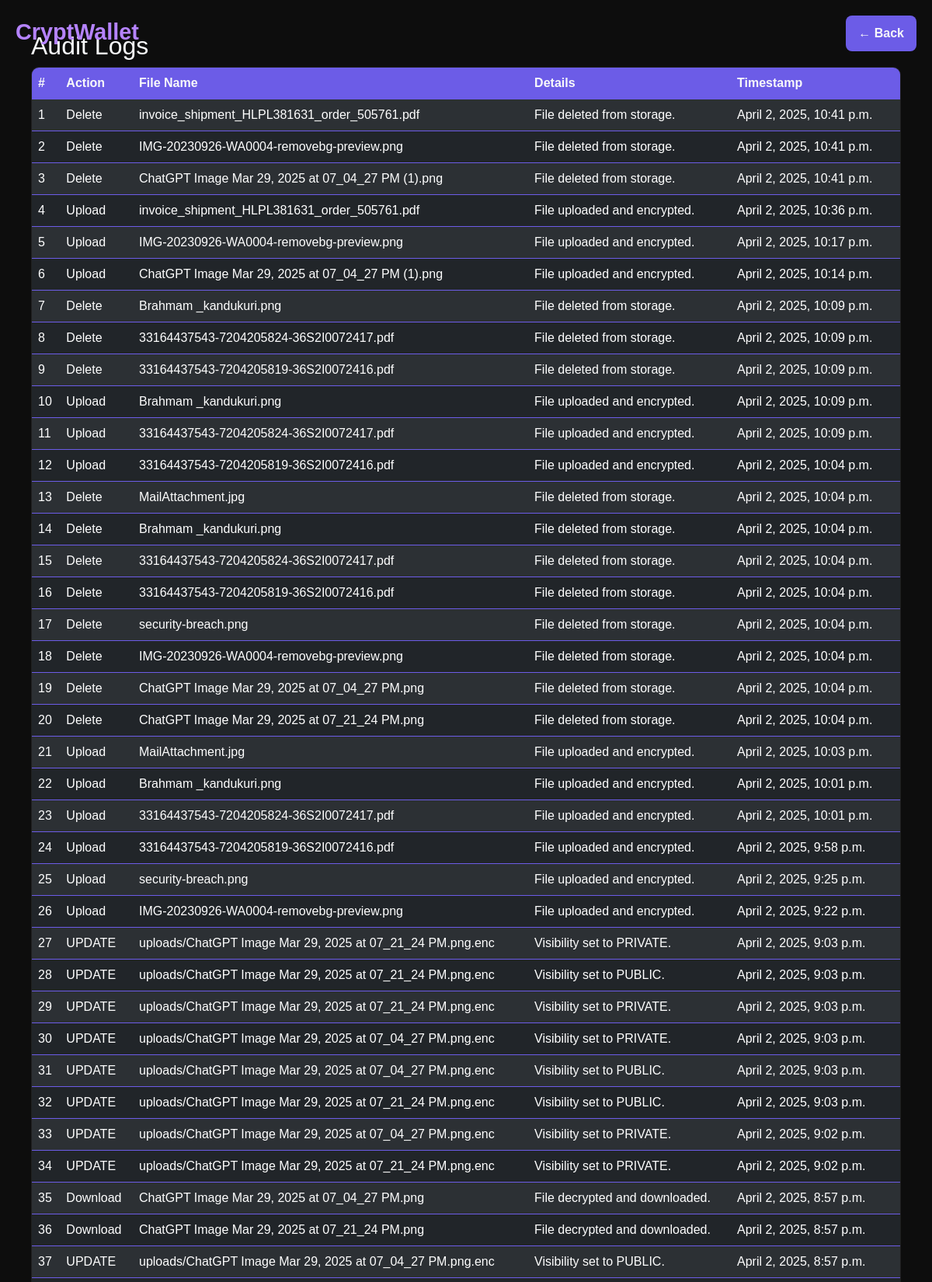
Page /audit-logs/ (signed in, upper part) on the committed database.
### vault/models.py (models this page shows, shortened)
class AuditLog(models.Model):
    ACTIONS = [
        ('UPLOAD', 'Upload'),
        ('DOWNLOAD', 'Download'),
        ('DELETE', 'Delete'),
        ('LOGIN', 'Login'),
        ('LOGOUT', 'Logout'),
    ]
    user = models.ForeignKey(User, on_delete=models.CASCADE, related_name="audit_logs")
    action = models.CharField(max_length=10, choices=ACTIONS)
    file_name = models.CharField(max_length=255)
    timestamp = models.DateTimeField(default=now)
    details = models.TextField(blank=True, null=True)

### vault/views.py (the view)
# urls.py: path('audit-logs/', audit_logs, name='audit_logs'),
@login_required
def audit_logs(request):
    logs = AuditLog.objects.filter(user=request.user).order_by('-timestamp')
    return render(request, 'vault/audit_logs.html', {'logs': logs})

### vault/templates/vault/audit_logs.html (shortened to what this page needs)
<!DOCTYPE html>
<html lang="en">
<head>
    <link href="https://cdn.jsdelivr.net/npm/bootstrap@5.3.0-alpha3/dist/css/bootstrap.min.css" rel="stylesheet">
</head>
<body>
    <div class="logo-title">CryptWallet</div>
    <div class="back-button">
        <a href="{% url 'index' %}" class="btn btn-cyber">&larr; Back</a>
    </div>
    <div class="container">
        <h2>Audit Logs</h2>
        <table class="table table-dark table-striped">
            <thead>
                <tr>
                    <th>#</th>
                    <th>Action</th>
                    <th>File Name</th>
                    <th>Details</th>
                    <th>Timestamp</th>
                </tr>
            </thead>
            <tbody>
                {% for log in logs %}
                    <tr>
                        <td>{{ forloop.counter }}</td>
                        <td>{{ log.get_action_display }}</td>
                        <td>{{ log.file_name }}</td>
                        <td>{{ log.details }}</td>
                        <td>{{ log.timestamp }}</td>
                    </tr>
                {% empty %}
                    <tr>
                        <td colspan="5" class="text-center">No logs available.</td>
                    </tr>
                {% endfor %}
            </tbody>
        </table>
    </div>
</body>
</html>

### vault/templates/vault/audit_logs.html (style rules this page uses)
body { font-family: 'Orbitron', sans-serif; background-color: #0d0d0d; color: #f8f9fa; display: flex; justify-content: center; align-items: center; margin: 0; padding: 20px; transition: background 0.3s ease; }
.container { max-width: 1200px; padding: 20px; animation: fadeIn 2s ease-in-out; }
.logo-title { position: absolute; top: 20px; left: 20px; font-size: 1.8rem; font-weight: bold; color: #b583ff; }
.table { border-radius: 10px; overflow: hidden; background: #1f1f1f; color: #f8f9fa; border: 1px solid #6c5ce7; }
.table thead th { background: #6c5ce7; color: #f8f9fa; }
.btn-cyber { border-radius: 8px; font-weight: bold; padding: 10px 15px; background-color: #6c5ce7; color: #f8f9fa; transition: all 0.2s; }
.back-button { position: absolute; top: 20px; right: 20px; }

### rows in the picture
AuditLog: action "Delete", file_name "invoice_shipment_HLPL381631_order_505761.pdf", details "File deleted from storage.", timestamp "April 2, 2025, 10:41 p.m."
AuditLog: action "Delete", file_name "IMG-20230926-WA0004-removebg-preview.png", details "File deleted from storage.", timestamp "April 2, 2025, 10:41 p.m."
AuditLog: action "Delete", file_name "ChatGPT Image Mar 29, 2025 at 07_04_27 PM (1).png", details "File deleted from storage.", timestamp "April 2, 2025, 10:41 p.m."
AuditLog: action "Upload", file_name "invoice_shipment_HLPL381631_order_505761.pdf", details "File uploaded and encrypted.", timestamp "April 2, 2025, 10:36 p.m."
AuditLog: action "Upload", file_name "IMG-20230926-WA0004-removebg-preview.png", details "File uploaded and encrypted.", timestamp "April 2, 2025, 10:17 p.m."
AuditLog: action "Upload", file_name "ChatGPT Image Mar 29, 2025 at 07_04_27 PM (1).png", details "File uploaded and encrypted.", timestamp "April 2, 2025, 10:14 p.m."
AuditLog: action "Delete", file_name "Brahmam _kandukuri.png", details "File deleted from storage.", timestamp "April 2, 2025, 10:09 p.m."
AuditLog: action "Delete", file_name "33164437543-7204205824-36S2I0072417.pdf", details "File deleted from storage.", timestamp "April 2, 2025, 10:09 p.m."
AuditLog: action "Delete", file_name "33164437543-7204205819-36S2I0072416.pdf", details "File deleted from storage.", timestamp "April 2, 2025, 10:09 p.m."
AuditLog: action "Upload", file_name "Brahmam _kandukuri.png", details "File uploaded and encrypted.", timestamp "April 2, 2025, 10:09 p.m."
AuditLog: action "Upload", file_name "33164437543-7204205824-36S2I0072417.pdf", details "File uploaded and encrypted.", timestamp "April 2, 2025, 10:09 p.m."
AuditLog: action "Upload", file_name "33164437543-7204205819-36S2I0072416.pdf", details "File uploaded and encrypted.", timestamp "April 2, 2025, 10:04 p.m."
AuditLog: action "Delete", file_name "MailAttachment.jpg", details "File deleted from storage.", timestamp "April 2, 2025, 10:04 p.m."
AuditLog: action "Delete", file_name "Brahmam _kandukuri.png", details "File deleted from storage.", timestamp "April 2, 2025, 10:04 p.m."
AuditLog: action "Delete", file_name "33164437543-7204205824-36S2I0072417.pdf", details "File deleted from storage.", timestamp "April 2, 2025, 10:04 p.m."
AuditLog: action "Delete", file_name "33164437543-7204205819-36S2I0072416.pdf", details "File deleted from storage.", timestamp "April 2, 2025, 10:04 p.m."
AuditLog: action "Delete", file_name "security-breach.png", details "File deleted from storage.", timestamp "April 2, 2025, 10:04 p.m."
AuditLog: action "Delete", file_name "IMG-20230926-WA0004-removebg-preview.png", details "File deleted from storage.", timestamp "April 2, 2025, 10:04 p.m."
AuditLog: action "Delete", file_name "ChatGPT Image Mar 29, 2025 at 07_04_27 PM.png", details "File deleted from storage.", timestamp "April 2, 2025, 10:04 p.m."
AuditLog: action "Delete", file_name "ChatGPT Image Mar 29, 2025 at 07_21_24 PM.png", details "File deleted from storage.", timestamp "April 2, 2025, 10:04 p.m."
AuditLog: action "Upload", file_name "MailAttachment.jpg", details "File uploaded and encrypted.", timestamp "April 2, 2025, 10:03 p.m."
AuditLog: action "Upload", file_name "Brahmam _kandukuri.png", details "File uploaded and encrypted.", timestamp "April 2, 2025, 10:01 p.m."
AuditLog: action "Upload", file_name "33164437543-7204205824-36S2I0072417.pdf", details "File uploaded and encrypted.", timestamp "April 2, 2025, 10:01 p.m."
AuditLog: action "Upload", file_name "33164437543-7204205819-36S2I0072416.pdf", details "File uploaded and encrypted.", timestamp "April 2, 2025, 9:58 p.m."
AuditLog: action "Upload", file_name "security-breach.png", details "File uploaded and encrypted.", timestamp "April 2, 2025, 9:25 p.m."
AuditLog: action "Upload", file_name "IMG-20230926-WA0004-removebg-preview.png", details "File uploaded and encrypted.", timestamp "April 2, 2025, 9:22 p.m."
AuditLog: action "UPDATE", file_name "uploads/ChatGPT Image Mar 29, 2025 at 07_21_24 PM.png.enc", details "Visibility set to PRIVATE.", timestamp "April 2, 2025, 9:03 p.m."
AuditLog: action "UPDATE", file_name "uploads/ChatGPT Image Mar 29, 2025 at 07_21_24 PM.png.enc", details "Visibility set to PUBLIC.", timestamp "April 2, 2025, 9:03 p.m."
AuditLog: action "UPDATE", file_name "uploads/ChatGPT Image Mar 29, 2025 at 07_21_24 PM.png.enc", details "Visibility set to PRIVATE.", timestamp "April 2, 2025, 9:03 p.m."
AuditLog: action "UPDATE", file_name "uploads/ChatGPT Image Mar 29, 2025 at 07_04_27 PM.png.enc", details "Visibility set to PRIVATE.", timestamp "April 2, 2025, 9:03 p.m."
AuditLog: action "UPDATE", file_name "uploads/ChatGPT Image Mar 29, 2025 at 07_04_27 PM.png.enc", details "Visibility set to PUBLIC.", timestamp "April 2, 2025, 9:03 p.m."
AuditLog: action "UPDATE", file_name "uploads/ChatGPT Image Mar 29, 2025 at 07_21_24 PM.png.enc", details "Visibility set to PUBLIC.", timestamp "April 2, 2025, 9:03 p.m."
AuditLog: action "UPDATE", file_name "uploads/ChatGPT Image Mar 29, 2025 at 07_04_27 PM.png.enc", details "Visibility set to PRIVATE.", timestamp "April 2, 2025, 9:02 p.m."
AuditLog: action "UPDATE", file_name "uploads/ChatGPT Image Mar 29, 2025 at 07_21_24 PM.png.enc", details "Visibility set to PRIVATE.", timestamp "April 2, 2025, 9:02 p.m."
AuditLog: action "Download", file_name "ChatGPT Image Mar 29, 2025 at 07_04_27 PM.png", details "File decrypted and downloaded.", timestamp "April 2, 2025, 8:57 p.m."
AuditLog: action "Download", file_name "ChatGPT Image Mar 29, 2025 at 07_21_24 PM.png", details "File decrypted and downloaded.", timestamp "April 2, 2025, 8:57 p.m."
AuditLog: action "UPDATE", file_name "uploads/ChatGPT Image Mar 29, 2025 at 07_04_27 PM.png.enc", details "Visibility set to PUBLIC.", timestamp "April 2, 2025, 8:57 p.m."
